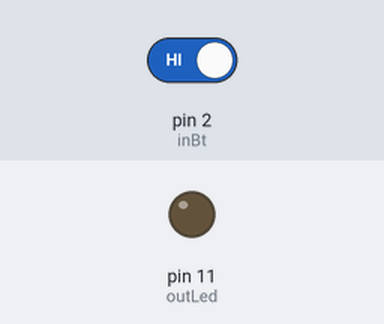
Bench run of a sketch on a simulated Arduino Uno, built with avr-gcc and run on an emulated ATmega328P. On the bench: output pins drawn as LEDs (lit = HIGH). Inputs (shaded band) come from the test bench; at power-on: pin 2 (inBt) HIGH.

Above: at 1.2 s.
1.3 s: pin 2 (inBt) driven LOW
At 2.1 s:
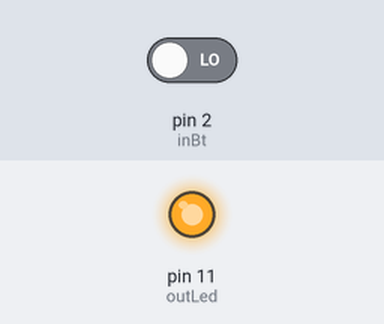
2.8 s: pin 2 (inBt) driven HIGH
At 3.3 s:
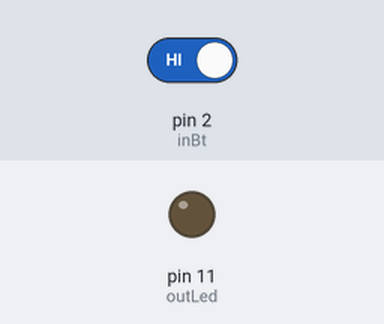
Timing chart, 0 to 5.8 s (numbered marks = the images above; inputs shaded):
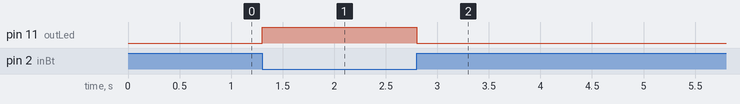

Measured:
- after the input at 1.3 s, pin 11 (outLed): LOW → HIGH at once
- after the input at 2.8 s, pin 11 (outLed): HIGH → LOW at once

The sketch:

Lab03-activeLow-unstableState.ino
```cpp
#define inBt 2   // connected Switch use to input ==> signal pin 2
#define outLed 11 // connected LED use to output <== pin 11


void setup() {
  pinMode(inBt, INPUT);
  //pinMode(inBt, INPUT_PULLUP);
  pinMode(outLed, OUTPUT);

}

void loop() {
//if(not(digitalRead(inBt))) digitalWrite(outLed, HIGH);
    if(!digitalRead(inBt)) digitalWrite(outLed, HIGH);
          else digitalWrite(outLed, LOW);
}
```
